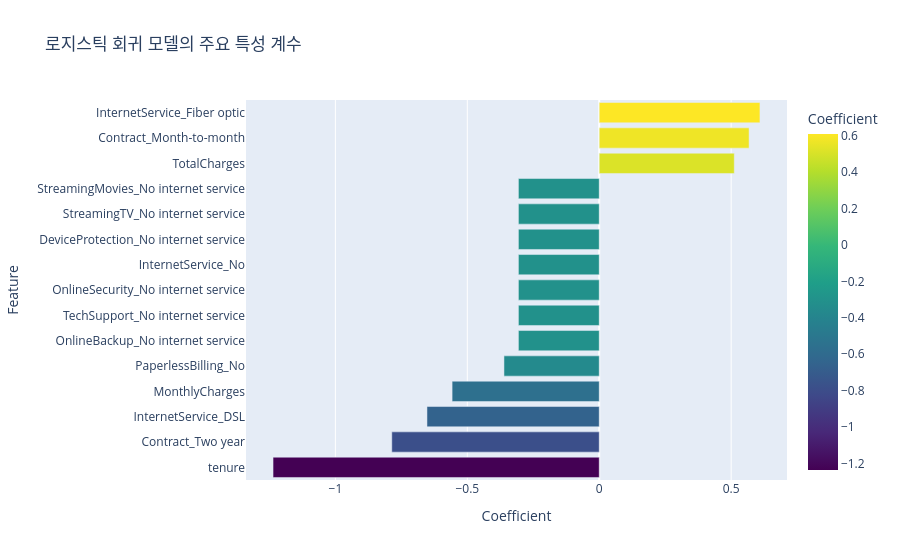

Notebook cell for this chart:
### Code cell
# Plotly로 계수 시각화
fig = px.bar(coeff_df_sorted,
             x='Coefficient',
             y='Feature',
             orientation='h',
             title='로지스틱 회귀 모델의 주요 특성 계수',
             color='Coefficient',
             color_continuous_scale='Viridis')
fig.update_layout(yaxis={'categoryorder':'total ascending'})
fig.show()

### Figure 1 — Plotly figure (JSON) as saved in the notebook; plotly's stock layout.template omitted (floating-point values rounded to 4 significant figures)
{"data": [{"alignmentgroup": "True", "hovertemplate": "Coefficient=%{marker.color}<br>Feature=%{y}<extra></extra>", "legendgroup": "", "marker": {"color": [-1.236, -0.7862, -0.6528, 0.6091, 0.5679, -0.5576, 0.5118, -0.361, -0.3063, -0.3063, -0.3063, -0.3063, -0.3063, -0.3063, -0.3063], "coloraxis": "coloraxis", "pattern": {"shape": ""}}, "name": "", "offsetgroup": "", "orientation": "h", "showlegend": false, "textposition": "auto", "type": "bar", "x": [-1.236, -0.7862, -0.6528, 0.6091, 0.5679, -0.5576, 0.5118, -0.361, -0.3063, -0.3063, -0.3063, -0.3063, -0.3063, -0.3063, -0.3063], "xaxis": "x", "y": ["tenure", "Contract_Two year", "InternetService_DSL", "InternetService_Fiber optic", "Contract_Month-to-month", "MonthlyCharges", "TotalCharges", "PaperlessBilling_No", "OnlineBackup_No internet service", "TechSupport_No internet service", "OnlineSecurity_No internet service", "InternetService_No", "DeviceProtection_No internet service", "StreamingTV_No internet service", "StreamingMovies_No internet service"], "yaxis": "y"}], "layout": {"barmode": "relative", "coloraxis": {"colorbar": {"title": {"text": "Coefficient"}}, "colorscale": [[0, "#440154"], [0.1111, "#482878"], [0.2222, "#3e4989"], [0.3333, "#31688e"], [0.4444, "#26828e"], [0.5556, "#1f9e89"], [0.6667, "#35b779"], [0.7778, "#6ece58"], [0.8889, "#b5de2b"], [1, "#fde725"]]}, "legend": {"tracegroupgap": 0}, "title": {"text": "로지스틱 회귀 모델의 주요 특성 계수"}, "xaxis": {"anchor": "y", "domain": [0, 1], "title": {"text": "Coefficient"}}, "yaxis": {"anchor": "x", "categoryorder": "total ascending", "domain": [0, 1], "title": {"text": "Feature"}}}}
